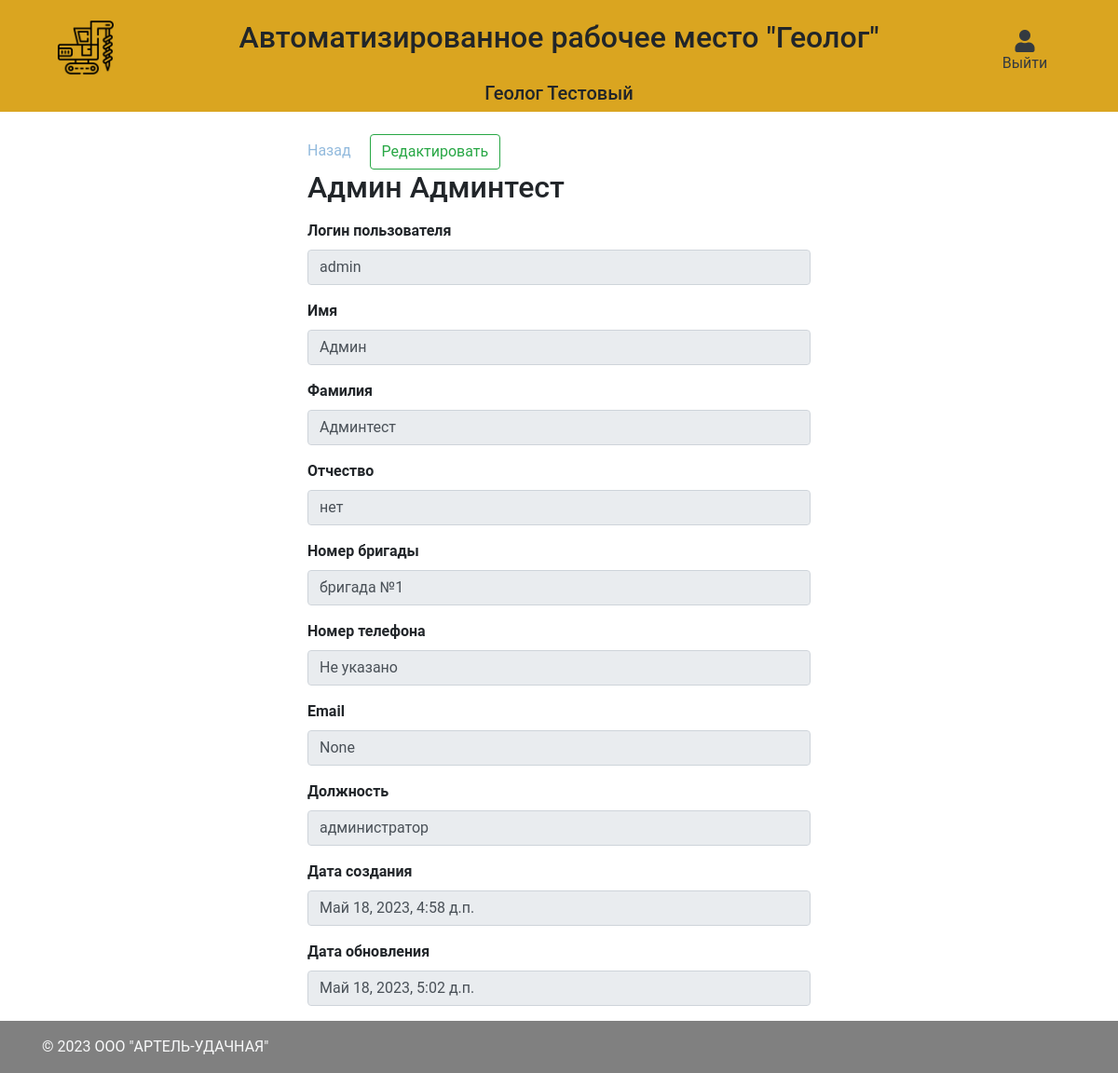
/users/1 (signed in), run on the app's committed database.
### main/models.py (models this page shows, shortened)
class CustomUser(AbstractBaseUser, PermissionsMixin):
    username = models.CharField("Логин пользователя", max_length=50, unique=True)
    first_name = models.CharField("Имя", max_length=50)
    last_name = models.CharField("Фамилия", max_length=50)
    patronymic = models.CharField("Отчество", max_length=50, default="нет")
    team = models.ForeignKey(Team, verbose_name="Номер бригады", on_delete=models.CASCADE, null=True)
    phone_number = models.CharField("Номер телефона", max_length=50, default="Не указано")
    email = models.EmailField(verbose_name="Email", max_length=255, unique=True, blank=True, null=True)
    role = models.ForeignKey(Role, on_delete=models.CASCADE, verbose_name="Должность")
    is_superuser = models.BooleanField(default=False)
    is_active = models.BooleanField(default=True)
    is_admin = models.BooleanField(default=False)
    objects = CustomUserManager()
    created_at = models.DateTimeField("Дата создания", auto_now_add=True)
    updated_at = models.DateTimeField("Дата обновления", auto_now=True)
    USERNAME_FIELD = 'username'
    REQUIRED_FIELDS = ['password']
    class Meta:
        verbose_name = "Пользователь"
        verbose_name_plural = "Пользователи"

class Team(models.Model):
    name = models.CharField("Наименование бригады", max_length=100, unique=True)
    class Meta:
        verbose_name = "Бригада"
        verbose_name_plural = "Бригады"
    def __str__(self):
        return self.name

class Role(models.Model):
    title = models.CharField("Наименование роли", max_length=100, unique=True)
    class Meta:
        verbose_name = "Роль (Должность)"
        verbose_name_plural = "Роли (Должности)"
    def __str__(self):
        return self.title

### main/views.py (the view)
# urls.py: path('users/<int:pk>', views.CustomUserDetailView.as_view(), name='users_detail'),
class CustomUserDetailView(LoginRequiredMixin, DetailView):
    template_name = "main/users/index.html"
    model = models.CustomUser
    queryset = models.CustomUser.objects.all()

### templates/main/users/index.html
{% extends "layout.html" %}
{% block content %}
    <div class="col-12">
        <div class="row justify-content-center">
            <div class="col-md-6">
                <div class="form-group">
                    <a href="/main_menu?target=users">Назад</a>
                    <a href="/users/edit/{{ object.id }}" class="ml-3 btn btn-outline-success">Редактировать</a>
                    <h2>{{ object.first_name }} {{ object.last_name }}</h2>
                </div>
                <div class="form-group">
                    <label for="username" class="font-weight-bold">Логин пользователя</label>
                    <input type="text" class="form-control" readonly id="username" value="{{ object.username }}">
                </div>
                <div class="form-group">
                    <label for="first_name" class="font-weight-bold">Имя</label>
                    <input type="text" class="form-control" readonly id="first_name" value="{{ object.first_name }}">
                </div>
                <div class="form-group">
                    <label for="last_name" class="font-weight-bold">Фамилия</label>
                    <input type="text" class="form-control" readonly id="last_name" value="{{ object.last_name }}">
                </div>
                <div class="form-group">
                    <label for="patronymic" class="font-weight-bold">Отчество</label>
                    <input type="text" class="form-control" readonly id="patronymic" value="{{ object.patronymic }}">
                </div>
                <div class="form-group">
                    <label for="team" class="font-weight-bold">Номер бригады</label>
                    <input type="text" class="form-control" readonly id="team" value="{{ object.team }}">
                </div>
                <div class="form-group">
                    <label for="phone_number" class="font-weight-bold">Номер телефона</label>
                    <input type="text" class="form-control" readonly id="phone_number" value="{{ object.phone_number }}">
                </div>
                <div class="form-group">
                    <label for="email" class="font-weight-bold">Email</label>
                    <input type="text" class="form-control" readonly id="email" value="{{ object.email }}">
                </div>
                <div class="form-group">
                    <label for="role" class="font-weight-bold">Должность</label>
                    <input type="text" class="form-control" readonly id="role" value="{{ object.role }}">
                </div>
                <div class="form-group">
                    <label for="created_at" class="font-weight-bold">Дата создания</label>
                    <input type="text" class="form-control" readonly id="created_at" value="{{ object.created_at }}">
                </div>
                <div class="form-group">
                    <label for="updated_at" class="font-weight-bold">Дата обновления</label>
                    <input type="text" class="form-control" readonly id="updated_at" value="{{ object.updated_at }}">
                </div>
            </div>
        </div>
    </div>
{% endblock %}

### templates/layout.html (shortened to what this page needs)
<html lang="en">
    <head>
        <link rel="stylesheet" href="https://maxcdn.bootstrapcdn.com/bootstrap/4.0.0/css/bootstrap.min.css">
        <link rel="stylesheet" href="https://cdnjs.cloudflare.com/ajax/libs/font-awesome/5.15.4/css/all.min.css" />
        <link rel="stylesheet" href="/static/css/main.css" />
    </head>
    <body class="d-flex flex-column min-vh-100">
      <div class="container-fluid navbar-light bg-navbar-main">
        <div class="row">
            <div class="col-12 col-lg-2 text-center mt-3">
              <a href="/"><img class="img-fluid navbar-brand" src="/static/images/navbar_brand.png"></a>
            </div>
            <div class="col-12 col-lg-8 justify-content-center d-flex align-items-center">
              <h2>Автоматизированное рабочее место "Геолог"</h2>
            </div>
            <div class="col-12 col-lg-2 text-center mt-3">
              <ul class="d-none d-lg-block navbar-nav mr-auto mt-2 ml-3 ml-md-0 mt-lg-0 justify-content-center">
                {% if request.user.is_authenticated %}
                  <li class="nav-item dropdown">
                    <a class="nav-link d-flex flex-column text-dark mt-2" href="/logout">
                      <i class="fa fa-user" aria-hidden="true" style="font-size: 24px;"></i> Выйти
                    </a>
                  </li>
                {% else %}
                  {% comment %} <li class="nav-item m-lg-0">
                    <i class="fa fa-user" aria-hidden="true" style="font-size: 24px;">Войти</i>
                  </li> {% endcomment %}
                {% endif %}
              </ul>
            </div>
            <div class="col-12 col-lg-12 justify-content-center d-flex align-items-center">
              <h5 class="text-center">
                {% if request.user.is_authenticated %}
                  {{ request.user.first_name }} {{ request.user.last_name }}
                {% else %}
                  {% comment %} <li class="nav-item m-lg-0">
                    <i class="fa fa-user" aria-hidden="true" style="font-size: 24px;">Войти</i>
                  </li> {% endcomment %}
                {% endif %}
              </h5>
            </div>
        </div>
      </div>
      <div class="container mt-4">
          <div class="row">
              {% block content %}{% endblock %}
          </div>
      </div>
      <footer class="mt-auto py-3" style="background-color: #808080">
        <div class="container">
          <span class="text-light">© 2023 OOO "АРТЕЛЬ-УДАЧНАЯ"</span>
        </div>
      </footer>
    </body>
</html>

### static/css/main.css (style rules this page uses)
body { font-family: "Roboto", sans-serif; height: 100vh; }
.bg-navbar-main { background-color: #DAA520; }
a { color: #92badd; display:inline-block; text-decoration: none; font-weight: 400; }
.navbar-brand { width: 35%!important; }

### data on the page
CustomUser: user.first_name "Геолог", user.last_name "Тестовый"
CustomUser: first_name "Админ", last_name "Админтест", username "admin", patronymic "нет", team "бригада №1", phone_number "Не указано", email "None", role "администратор", created_at "Май 18, 2023, 4:58 д.п.", updated_at "Май 18, 2023, 5:02 д.п."
